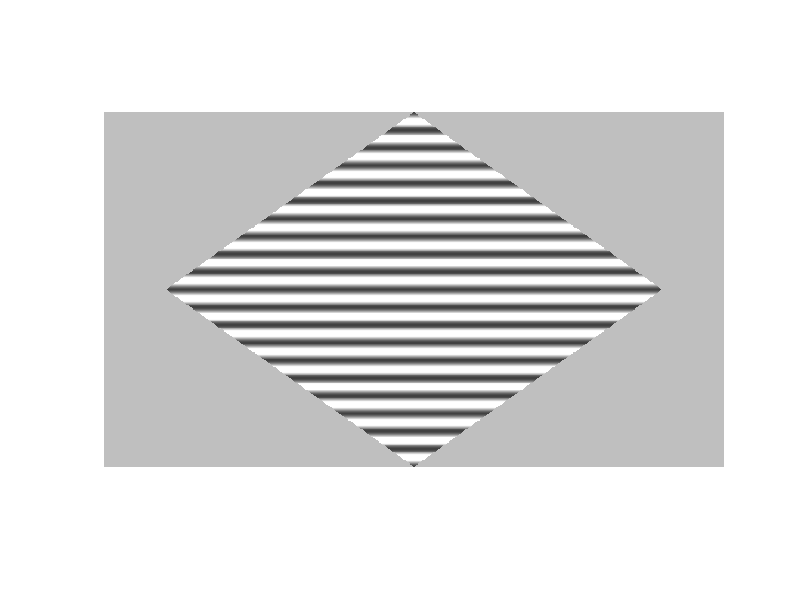

The MATLAB source for this figure:
function make_diamond_sine_grating_area(H, W, areaRatio, period, bgGray, contrast, outFile)
% make_diamond_sine_grating_area
% H          画布高度
% W          画布宽度
% areaRatio  菱形面积占画布面积比例 (0~0.5)
% period     正弦光栅周期（像素）
% bgGray     背景灰度 (0~1)
% contrast   对比度 (0~1)
% outFile    输出文件名

if nargin < 1, H = 400; end
if nargin < 2, W = 700; end
if nargin < 3, areaRatio = 0.4; end
if nargin < 4, period = 20; end
if nargin < 5, bgGray = 0.75; end
if nargin < 6, contrast = 1.0; end
if nargin < 7, outFile = 'diamond_sine.jpg'; end

if areaRatio <= 0 || areaRatio > 0.5
    error('areaRatio 必须在 (0, 0.5] 之间。');
end

if period <= 0
    error('period 必须大于 0。');
end

if bgGray < 0 || bgGray > 1
    error('bgGray 必须在 [0,1] 之间。');
end

if contrast < 0 || contrast > 1
    error('contrast 必须在 [0,1] 之间。');
end

% 菱形中心
cx = (W + 1) / 2;
cy = (H + 1) / 2;

% 由面积比例反推半宽 a
% 菱形面积 = H * a
% 面积比例 = a / W
a = areaRatio * W;

if a > W/2
    error('areaRatio 过大，菱形会超出画布，请减小 areaRatio。');
end

% 上下半高固定为 H/2，使上下顶点贴住画布上下边界
b = H / 2;

[x, y] = meshgrid(1:W, 1:H);

% 菱形掩膜
mask = abs(x - cx) / a + abs(y - cy) / b <= 1;

% 为了让光栅关于水平中心线上下对称，使用 abs(y-cy)
% 正弦光栅亮度范围：
%   bgGray - contrast/2  到  bgGray + contrast/2
% 先找一个相位，使菱形内部平均亮度尽量接近 bgGray
phases = linspace(0, period, 400);
bestPhase = 0;
bestDiff = inf;

for p = phases
    grating = 0.5 + 0.5 * sin(2*pi*(abs(y - cy) + p) / period);
    val = mean(grating(mask), 'all');
    diffNow = abs(val - 0.5);
    if diffNow < bestDiff
        bestDiff = diffNow;
        bestPhase = p;
    end
end

% 最终正弦光栅，范围 0~1
grating = 0.5 + 0.5 * sin(2*pi*(abs(y - cy) + bestPhase) / period);

% 映射到目标亮度范围
innerGray = bgGray + contrast * (grating - 0.5);

% 裁剪到 [0,1]
innerGray = max(0, min(1, innerGray));

% 生成背景图像
img = bgGray * ones(H, W, 3);

for c = 1:3
    channel = img(:,:,c);
    channel(mask) = innerGray(mask);
    img(:,:,c) = channel;
end

% 显示
figure('Color', [bgGray bgGray bgGray], ...
       'Position', [100 100 W H]);
imshow(img, 'Border', 'tight');
axis image off

% 保存
imwrite(img, outFile);

fprintf('保存至 %s\n', outFile);
fprintf('目标面积比例 %.4f\n', areaRatio);
fprintf('实际面积比例 %.4f\n', nnz(mask)/(H*W));
fprintf('最佳相位 %.4f\n', bestPhase);
end
